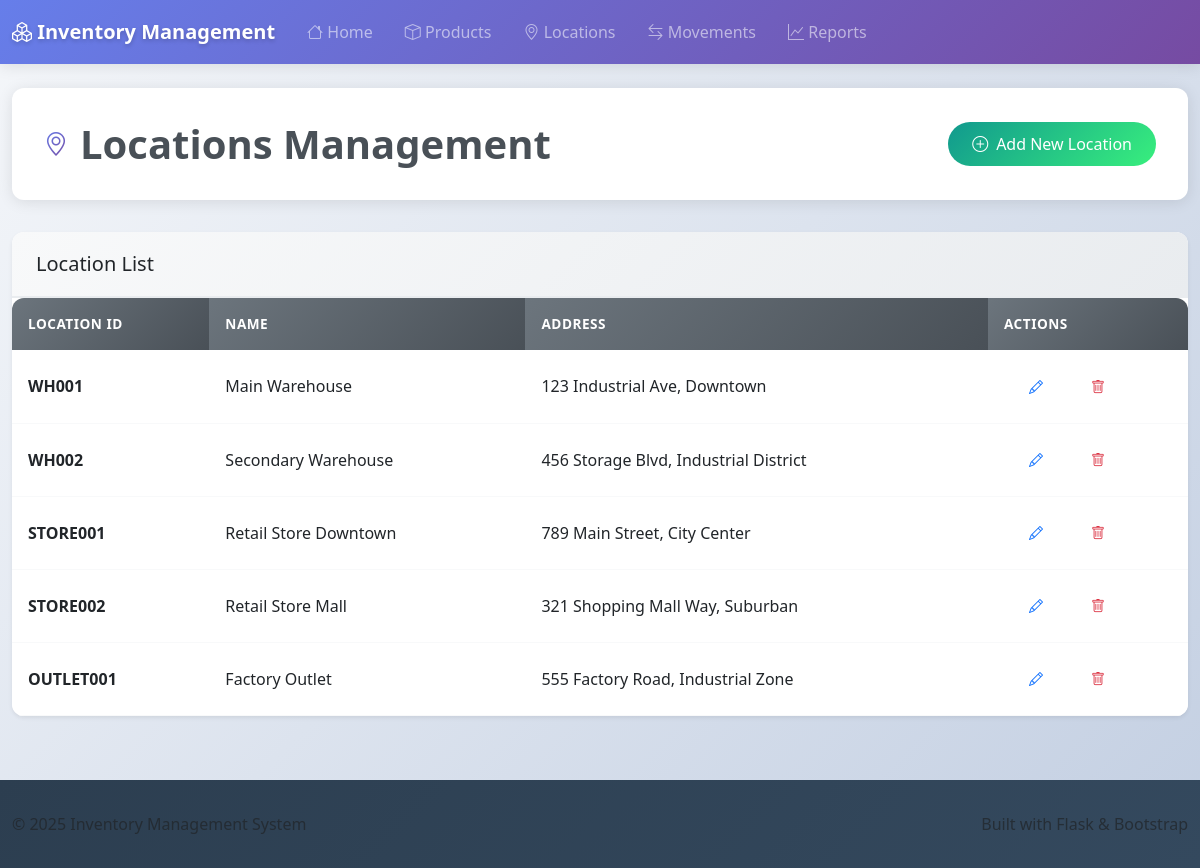
/locations, run on the app's committed database.
### models.py (models this page shows, shortened)
class Location(db.Model):
    __tablename__ = 'locations'
    location_id = db.Column(db.String(50), primary_key=True)
    name = db.Column(db.String(100), nullable=False)
    address = db.Column(db.String(200))
    movements_from = db.relationship('ProductMovement', foreign_keys='ProductMovement.from_location', backref='from_loc', lazy=True)
    movements_to = db.relationship('ProductMovement', foreign_keys='ProductMovement.to_location', backref='to_loc', lazy=True)

### routes.py (the view)
@main.route('/locations')
def locations():
    locations = Location.query.all()
    return render_template('locations.html', locations=locations)

### templates/locations.html (shortened to what this page needs)
{% extends "base.html" %}
{% block content %}
<div class="page-header">
    <h1 class="page-title">
        <i class="bi bi-geo-alt"></i>
        Locations Management
    </h1>
    <div class="d-flex gap-2">
        <a href="{{ url_for('main.add_location') }}" class="btn btn-success">
            <i class="bi bi-plus-circle me-2"></i>Add New Location
        </a>
    </div>
</div>
{% if locations %}
<div class="card border-0 shadow-sm">
    <div class="card-header">
        <h5 class="mb-0">Location List</h5>
    </div>
    <div class="card-body p-0">
        <div class="table-responsive">
            <table class="table table-hover mb-0">
                <thead>
                    <tr>
                        <th>Location ID</th>
                        <th>Name</th>
                        <th>Address</th>
                        <th width="200">Actions</th>
                    </tr>
                </thead>
                <tbody>
                    {% for location in locations %}
                    <tr>
                        <td><strong>{{ location.location_id }}</strong></td>
                        <td>{{ location.name }}</td>
                        <td>{{ location.address or '-' }}</td>
                        <td>
                            <div class="btn-group" role="group">
                                <a href="{{ url_for('main.edit_location', location_id=location.location_id) }}"
                                   class="btn btn-sm btn-outline-primary" title="Edit">
                                    <i class="bi bi-pencil"></i>
                                </a>
                                <button type="button" class="btn btn-sm btn-outline-danger"
                                        onclick="confirmDelete('{{ location.location_id }}', '{{ location.name }}')" title="Delete">
                                    <i class="bi bi-trash"></i>
                                </button>
                            </div>
                        </td>
                    </tr>
                    {% endfor %}
                </tbody>
            </table>
        </div>
    </div>
</div>
{% endif %}
{% endblock %}

### static/css/custom.css (style rules this page uses)
.btn-group .btn { margin: 0 1px; }

### templates/base.html (style rules this page uses)
:root { --primary-gradient: linear-gradient(135deg, #667eea 0%, #764ba2 100%); --success-gradient: linear-gradient(135deg, #11998e 0%, #38ef7d 100%); --warning-gradient: linear-gradient(135deg, #f093fb 0%, #f5576c 100%); --info-gradient: linear-gradient(135deg, #4facfe 0%, #00f2fe 100%); --shadow-soft: 0 2px 15px rgba(0,0,0,0.1); --shadow-hover: 0 5px 25px rgba(0,0,0,0.15); --border-radius: 12px; }
body { font-family: 'Segoe UI', Tahoma, Geneva, Verdana, sans-serif; background: linear-gradient(135deg, #f5f7fa 0%, #c3cfe2 100%); min-height: 100vh; }
.card { border: none; border-radius: var(--border-radius); box-shadow: var(--shadow-soft); transition: all 0.3s ease; background: white; }
.card-header { background: linear-gradient(135deg, #f8f9fa 0%, #e9ecef 100%); font-weight: 600; border-radius: var(--border-radius) var(--border-radius) 0 0 !important; padding: 1.25rem 1.5rem; border-bottom: 2px solid #e9ecef; }
.card-body { padding: 1.5rem; }
.btn { border-radius: 25px; font-weight: 500; padding: 0.6rem 1.5rem; transition: all 0.3s ease; border: none; }
.btn-success { background: var(--success-gradient); }
.table { border-radius: var(--border-radius); overflow: hidden; }
.table th { background: linear-gradient(135deg, #6c757d 0%, #495057 100%); color: white; font-weight: 600; text-transform: uppercase; font-size: 0.85rem; letter-spacing: 0.5px; padding: 1rem; border: none; }
.table td { padding: 1rem; vertical-align: middle; border-color: #f8f9fa; }
.page-header { background: white; padding: 2rem; border-radius: var(--border-radius); box-shadow: var(--shadow-soft); margin-bottom: 2rem; display: flex; justify-content: space-between; align-items: center; flex-wrap: wrap; gap: 1rem; }
.page-title { margin: 0; color: #495057; font-weight: 700; display: flex; align-items: center; gap: 0.75rem; }
.page-title i { font-size: 1.5rem; background: var(--primary-gradient); -webkit-background-clip: text; -webkit-text-fill-color: transparent; background-clip: text; }

### data on the page
Location: location_id "WH001", name "Main Warehouse", address "123 Industrial Ave, Downtown"
Location: location_id "WH002", name "Secondary Warehouse", address "456 Storage Blvd, Industrial District"
Location: location_id "STORE001", name "Retail Store Downtown", address "789 Main Street, City Center"
Location: location_id "STORE002", name "Retail Store Mall", address "321 Shopping Mall Way, Suburban"
Location: location_id "OUTLET001", name "Factory Outlet", address "555 Factory Road, Industrial Zone"
